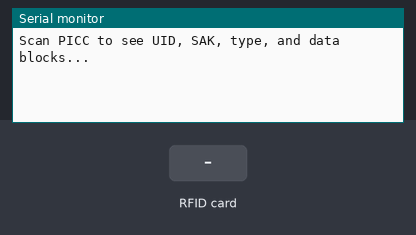
The sketch below on a simulated Arduino Uno, built with avr-gcc and run on an emulated ATmega328P. Shown: the last lines printed to the serial monitor. The inputs (shaded band) are chosen by the test bench.

Above: at 1.2 s.
1.3 s: RFID card 5E 7A 19 C4 held to the reader
At 1.6 s:
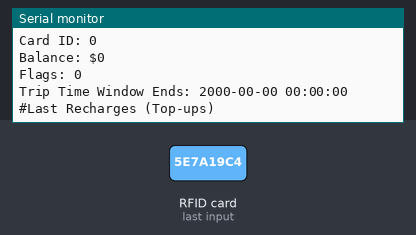
At 3.2 s:
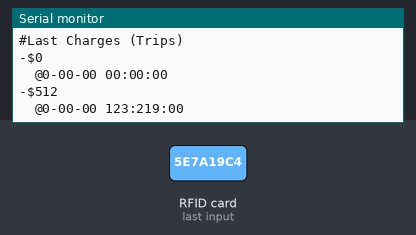

The sketch:

bip-nfc-arduino.ino
```cpp
#include <SPI.h>
#include <MFRC522.h>

#define RST_PIN         9
#define SS_PIN          10


#define BLOCK_SIZE        16
#define BLOCKS_PER_SECTOR 4
#define TOTAL_BLOCKS      64

MFRC522 mfrc522(SS_PIN, RST_PIN);  // Create MFRC522 instance
MFRC522::MIFARE_Key key;  // Declare the key structure

// data var to store blocks
byte data[TOTAL_BLOCKS][BLOCK_SIZE];

typedef struct {
    uint16_t year;
    uint8_t month;
    uint8_t day;
    uint8_t hour;
    uint8_t minute;
    uint8_t second;
} BipTimestamp;

typedef struct {
    BipTimestamp timestamp;
    uint16_t amount;
} BipTransaction;

static const uint64_t bip_keys_a[] = {
    0x3a42f33af429,
    0x6338a371c0ed,
    0xf124c2578ad0,
    0x32ac3b90ac13,
    0x4ad1e273eaf1,
    0xe2c42591368a,
    0x2a3c347a1200,
    0x16f3d5ab1139,
    0x937a4fff3011,
    0x35c3d2caee88,
    0x693143f10368,
    0xa3f97428dd01,
    0x63f17a449af0,
    0xc4652c54261c,
    0xd49e2826664f,
    0x3df14c8000a1,
};

static const uint64_t bip_keys_b[] = {
    0x1fc235ac1309,
    0x243f160918d1,
    0x9afc42372af1,
    0x682d401abb09,
    0x067db45454a9,
    0x15fc4c7613fe,
    0x68d30288910a,
    0xf59a36a2546d,
    0x64e3c10394c2,
    0xb736412614af,
    0x324f5df65310,
    0x643fb6de2217,
    0x82f435dedf01,
    0x0263de1278f3,
    0x51284c3686a6,
    0x6a470d54127c,
};

struct BipData {
    uint32_t card_id;
    uint16_t balance;
    uint16_t flags;
    BipTimestamp trip_time_window;
    BipTransaction top_ups[3];
    BipTransaction charges[3];
};

void setup() {
    Serial.begin(9600);  // Initialize serial communications with the PC
    while (!Serial);     // Do nothing if no serial port is opened
    SPI.begin();         // Init SPI bus
    mfrc522.PCD_Init();  // Init MFRC522

    Serial.println(F("Scan PICC to see UID, SAK, type, and data blocks..."));
}


void loop() {
    if (!mfrc522.PICC_IsNewCardPresent()) {
        return;
    }

    // Select one of the cards
    if (!mfrc522.PICC_ReadCardSerial()) {
        return;
    }

    // Clear the data buffer
    for (int i = 0; i < TOTAL_BLOCKS; i++) {
        for (int j = 0; j < BLOCK_SIZE; j++) {
            data[i][j] = 0;
        }
    }

    // Authenticate and read all blocks
    byte buffer[BLOCK_SIZE + 2];  // Each block is 16 bytes + 2 bytes CRC
    byte size = sizeof(buffer);
    MFRC522::StatusCode status;

    for (byte block = 0; block < TOTAL_BLOCKS; block++) {  // Assuming 64 blocks for a typical MIFARE card
        // Determine which key to use
        MFRC522::MIFARE_Key key_a, key_b;
        byte sector = block / BLOCKS_PER_SECTOR;
        for (byte j = 0; j < 6; j++) {
            key_a.keyByte[j] = (bip_keys_a[sector] >> (8 * (5 - j))) & 0xFF;
            key_b.keyByte[j] = (bip_keys_b[sector] >> (8 * (5 - j))) & 0xFF;
        }

        // Authenticate using the determined key
        status = mfrc522.PCD_Authenticate(MFRC522::PICC_CMD_MF_AUTH_KEY_A, block, &key_a, &(mfrc522.uid));

        if (status != MFRC522::STATUS_OK) {
            status = mfrc522.PCD_Authenticate(MFRC522::PICC_CMD_MF_AUTH_KEY_B, block, &key_b, &(mfrc522.uid));
        }

        if (status != MFRC522::STATUS_OK) {
            Serial.println();
            Serial.print(F("PCD_Authenticate() failed for block "));
            Serial.print(block);
            Serial.print(F(": "));
            Serial.println(mfrc522.GetStatusCodeName(status));
            continue;
        }

        // Read the block
        status = mfrc522.MIFARE_Read(block, buffer, &size);
        if (status != MFRC522::STATUS_OK) {
            Serial.print(F("MIFARE_Read() failed for block "));
            Serial.print(block);
            Serial.print(F(": "));
            Serial.println(mfrc522.GetStatusCodeName(status));
            continue;
        }

        // Store block data
        for (byte i = 0; i < BLOCK_SIZE; i++) {
            data[block][i] = buffer[i];
        }
    }

    // Parse and process the block data
    BipData bip_data;
    bip_parse(data, &bip_data);
    bip_print(&bip_data);
    // print_bip_dump(data); // Uncomment to print the raw block data

    // Halt PICC
    mfrc522.PICC_HaltA();
    mfrc522.PCD_StopCrypto1();
    delay(1000);
}
```

helpers.ino
```cpp
long leToNumeric(byte* buffer, int size) {
    long value = 0;
    for (int i = 0; i < size; i++) {
        value += ((long) buffer[i] & 0xFFL) << (8 * i);
    }
    return value;
}

void parse_bip_timestamp(const byte* block, BipTimestamp* timestamp) {
    timestamp->day = (((block[1] << 8) + block[0]) >> 6) & 0x1f;
    timestamp->month = (((block[1] << 8) + block[0]) >> 11) & 0xf;
    timestamp->year = 2000 + ((((block[2] << 8) + block[1]) >> 7) & 0x1f);
    timestamp->hour = (((block[3] << 8) + block[2]) >> 4) & 0x1f;
    timestamp->minute = (((block[3] << 8) + block[2]) >> 9) & 0x3f;
    timestamp->second = (((block[4] << 8) + block[3]) >> 7) & 0x3f;
}

static bool is_bip_block_empty(const byte* block) {
    for(size_t i = 0; i < BLOCK_SIZE - 1; i++) { // Assuming block size is 16 bytes, last byte is the CRC
        if(block[i] != 0) {
            return false;
        }
    }
    return true;
}
static int compare_bip_timestamp(const BipTimestamp* t1, const BipTimestamp* t2) {
    if(t1->year != t2->year) {
        return t1->year - t2->year;
    }
    if(t1->month != t2->month) {
        return t1->month - t2->month;
    }
    if(t1->day != t2->day) {
        return t1->day - t2->day;
    }
    if(t1->hour != t2->hour) {
        return t1->hour - t2->hour;
    }
    if(t1->minute != t2->minute) {
        return t1->minute - t2->minute;
    }
    if(t1->second != t2->second) {
        return t1->second - t2->second;
    }
    return 0;
}

// Parses and prints the BIP transaction timestamp
void printBipTimestamp(BipTimestamp* timestamp) {
    Serial.print(timestamp->year);
    Serial.print("-");
    if (timestamp->month < 10) Serial.print("0");
    Serial.print(timestamp->month);
    Serial.print("-");
    if (timestamp->day < 10) Serial.print("0");
    Serial.print(timestamp->day);
    Serial.print(" ");
    if (timestamp->hour < 10) Serial.print("0");
    Serial.print(timestamp->hour);
    Serial.print(":");
    if (timestamp->minute < 10) Serial.print("0");
    Serial.print(timestamp->minute);
    Serial.print(":");
    if (timestamp->second < 10) Serial.print("0");
    Serial.print(timestamp->second);
}

// Function to print the parsed bip data
void bip_print(const BipData* bip_data) {
    Serial.print("Card ID: ");
    Serial.println(bip_data->card_id);

    Serial.print("Balance: $");
    Serial.println(bip_data->balance);

    Serial.print("Flags: ");
    Serial.println(bip_data->flags);

    Serial.print("Trip Time Window Ends: ");
    printBipTimestamp(&bip_data->trip_time_window);
    Serial.println();

    Serial.println("#Last Recharges (Top-ups)");
    for(size_t i = 0; i < 3; i++) {
        const BipTransaction* top_up = &bip_data->top_ups[i];
        if(compare_bip_timestamp(&top_up->timestamp, &bip_data->trip_time_window) > 0) {
            continue;
        }
        Serial.print("\n+$");
        Serial.print(top_up->amount);
        Serial.print("\n  @");
        printBipTimestamp(&top_up->timestamp);
    }
    Serial.println();

    Serial.println("\n#Last Charges (Trips)");
    for(size_t i = 0; i < 3; i++) {
        const BipTransaction* charge = &bip_data->charges[i];
        if(compare_bip_timestamp(&charge->timestamp, &bip_data->trip_time_window) > 0) {
            continue;
        }
        Serial.print("\n-$");
        Serial.print(charge->amount);
        Serial.print("\n  @");
        printBipTimestamp(&charge->timestamp);
    }
}

void bip_parse(byte data[64][16], BipData* bip_data) {
    bip_data->card_id = leToNumeric(&data[1][4], 4);
    bip_data->balance = leToNumeric(&data[34][0], 2);
    bip_data->flags = leToNumeric(&data[34][2], 2);

    // Parse trip time window
    parse_bip_timestamp(data[21], &bip_data->trip_time_window);

    // Last 3 top-ups: sector 10, ring-buffer of 3 blocks, timestamp in bytes 0-7, amount in bytes 9-10
    for(size_t i = 0; i < 3; i++) {
        int block_num = 10 * 4 + i;
        if(is_bip_block_empty(data[block_num])) {
            continue;
        }
        BipTransaction* top_up = &bip_data->top_ups[i];
        parse_bip_timestamp(data[block_num], &top_up->timestamp);
        top_up->amount = leToNumeric(&data[block_num][9], 2);
    }

    // Last 3 charges (i.e. trips), sector 11, ring-buffer of 3 blocks, timestamp in bytes 0-7, amount in bytes 10-11
    for(size_t i = 0; i < 3; i++) {
        int block_num = 11 * 4 + i;
        if(is_bip_block_empty(data[block_num])) {
            continue;
        }
        BipTransaction* charge = &bip_data->charges[i];
        parse_bip_timestamp(data[block_num], &charge->timestamp);
        charge->amount = leToNumeric(&data[block_num][10], 2);
    }
}

void print_bip_dump(byte data[64][16]) {
    Serial.println();
    Serial.println("BIP Data:");
    for (int i = 0; i < TOTAL_BLOCKS; i++) {
        Serial.print("Block ");
        if (i < 10) {
            Serial.print("0");
        }
        Serial.print(i);
        Serial.print(": ");
        for (int j = 0; j < BLOCK_SIZE; j++) {
            if (data[i][j] < 0x10) {
                Serial.print("0");
            }
            Serial.print(data[i][j], HEX);
            Serial.print(" ");
        }
        Serial.println();
    }
}
```

Measured:
- after the input at 1.3 s, the serial monitor: prints a new line after 0.20 s (image 1)
